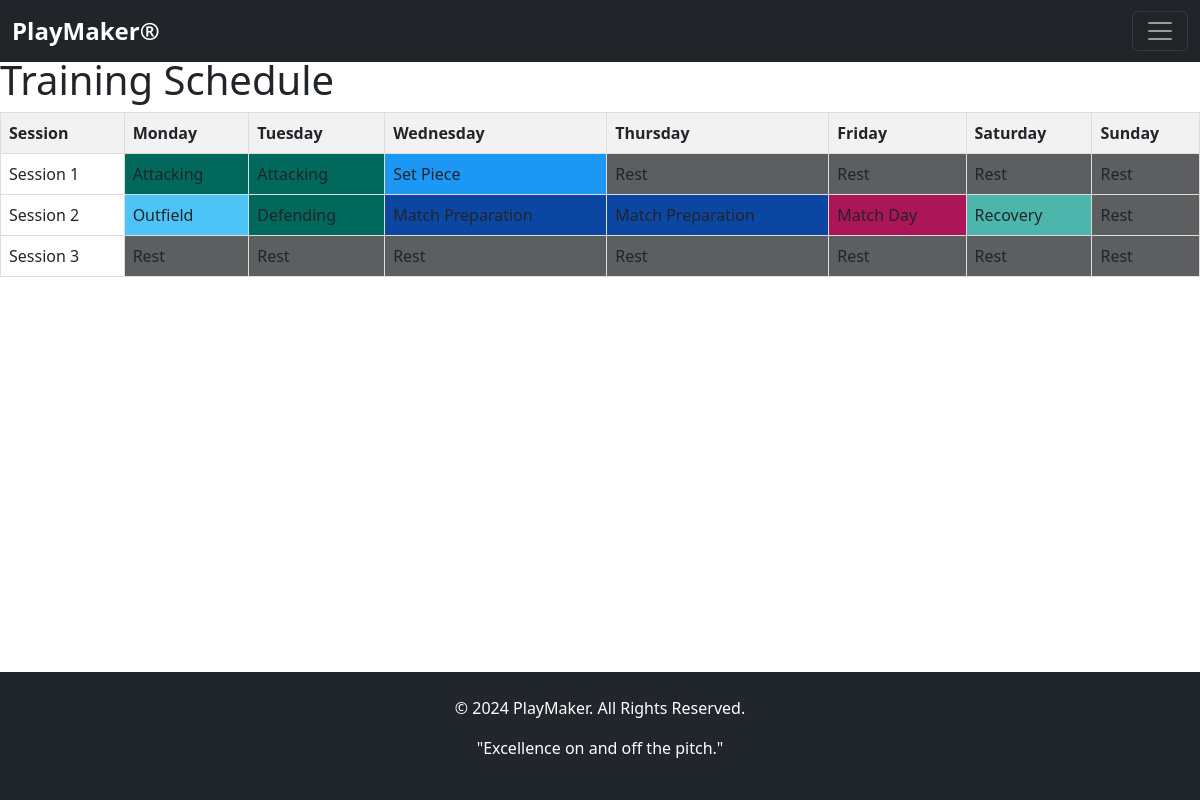
/view-schedule/ (signed in), run on an earlier commit of the app's database.
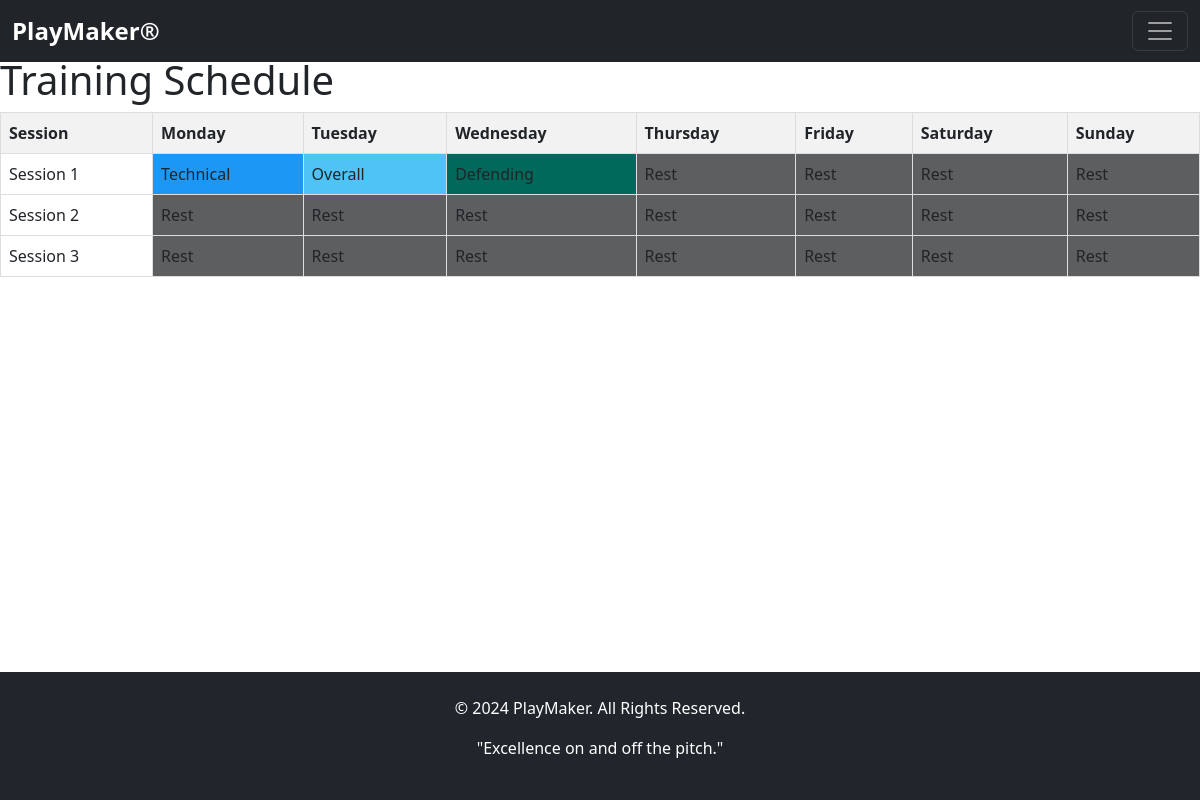
And on a later commit of the database.
### app01/models.py (models this page shows, shortened)
class TrainingSession(models.Model):
    SESSION_CHOICES = [
        ('Session 1', 'Session 1'),
        ('Session 2', 'Session 2'),
        ('Session 3', 'Session 3'),
    ]
    session_name = models.CharField(max_length=20, choices=SESSION_CHOICES)
    monday = models.CharField(max_length=50, default='Rest')
    tuesday = models.CharField(max_length=50, default='Rest')
    wednesday = models.CharField(max_length=50, default='Rest')
    thursday = models.CharField(max_length=50, default='Rest')
    friday = models.CharField(max_length=50, default='Rest')
    saturday = models.CharField(max_length=50, default='Rest')
    sunday = models.CharField(max_length=50, default='Rest')

### app01/views.py (the view)
# urls.py: path('view-schedule/', views.view_schedule, name='view_schedule'),
def view_schedule(request):
    sessions = TrainingSession.objects.all()
    return render(request, 'view_schedule.html', {'sessions': sessions})

### templates/view_schedule.html (shortened to what this page needs)
{% extends 'base.html' %}
{% load static %}
{% block content %}
<h1>Training Schedule</h1>
<table>
    <thead>
        <tr>
            <th>Session</th>
            <th>Monday</th>
            <th>Tuesday</th>
            <th>Wednesday</th>
            <th>Thursday</th>
            <th>Friday</th>
            <th>Saturday</th>
            <th>Sunday</th>
        </tr>
    </thead>
    <tbody>
        {% for session in sessions %}
        <tr>
            <td>{{ session.session_name }}</td>
            <td class="color-cell" data-value="{{ session.monday }}">{{ session.monday }}</td>
            <td class="color-cell" data-value="{{ session.tuesday }}">{{ session.tuesday }}</td>
            <td class="color-cell" data-value="{{ session.wednesday }}">{{ session.wednesday }}</td>
            <td class="color-cell" data-value="{{ session.thursday }}">{{ session.thursday }}</td>
            <td class="color-cell" data-value="{{ session.friday }}">{{ session.friday }}</td>
            <td class="color-cell" data-value="{{ session.saturday }}">{{ session.saturday }}</td>
            <td class="color-cell" data-value="{{ session.sunday }}">{{ session.sunday }}</td>
        </tr>
        {% endfor %}
    </tbody>
</table>
{% endblock %}

What changed in the data, as far as the page shows it:
changed TrainingSession "Session 1": monday "Attacking" → "Technical"; tuesday "Attacking" → "Overall"; wednesday "Set Piece" → "Defending"
changed TrainingSession "Session 2": monday "Outfield" → "Rest"; tuesday "Defending" → "Rest"; wednesday "Match Preparation" → "Rest"; thursday "Match Preparation" → "Rest"; friday "Match Day" → "Rest"; saturday "Recovery" → "Rest"
